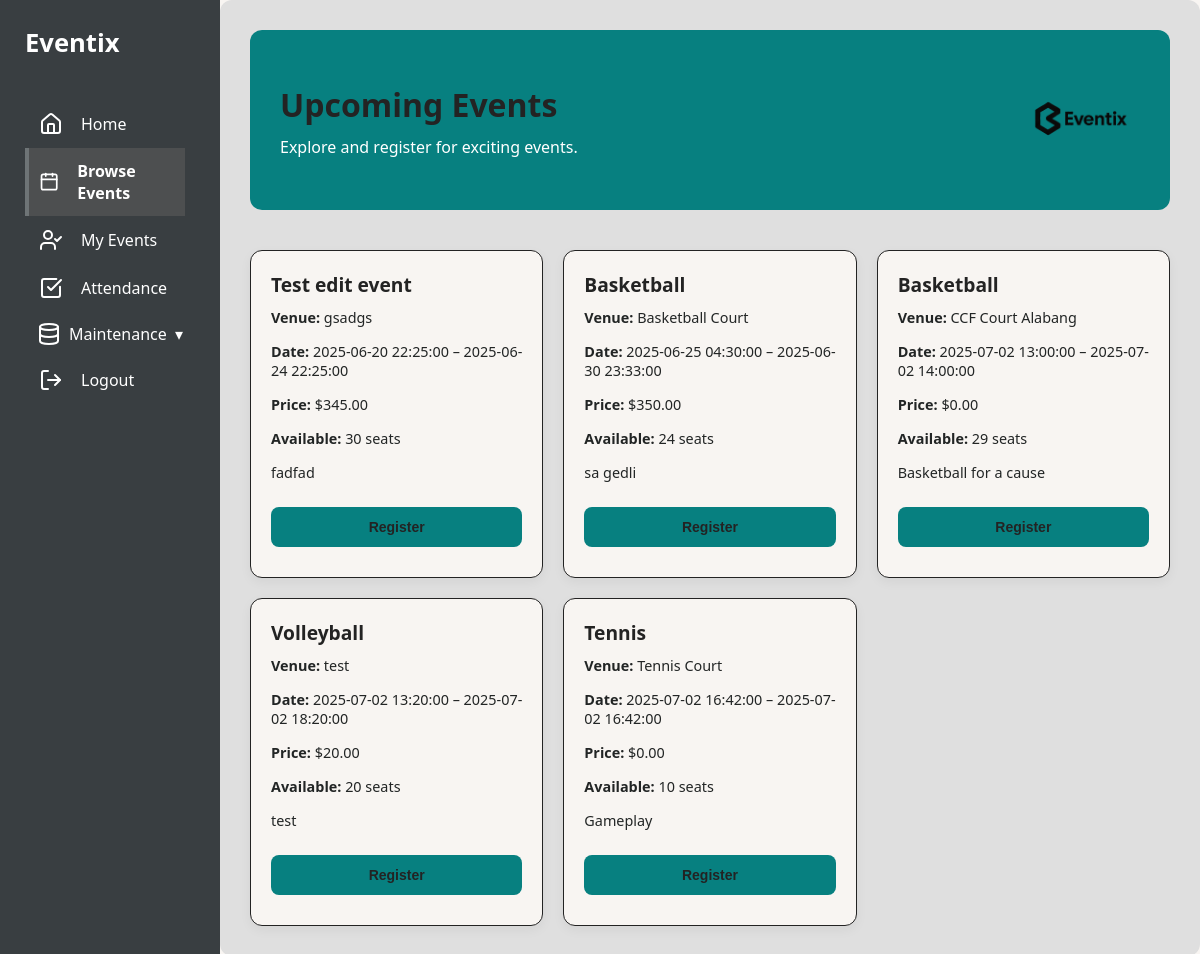
The app's page /eventsys/codes/php/events.php (signed in) with its own data.
### tables this page shows
CREATE TABLE `event` (
  `event_id` int(11) NOT NULL,
  `title` varchar(255) NOT NULL,
  `description` text DEFAULT NULL,
  `start_time` datetime NOT NULL,
  `end_time` datetime NOT NULL,
  `venue_id` int(11) DEFAULT NULL,
  `organizer_id` int(11) DEFAULT NULL,
  `capacity` int(11) DEFAULT NULL,
  `price` decimal(10,2) DEFAULT NULL,
  `created_at` datetime DEFAULT current_timestamp(),
  `category_id` int(11) DEFAULT NULL
);

CREATE TABLE `venue` (
  `venue_id` int(11) NOT NULL,
  `name` varchar(255) NOT NULL,
  `address` varchar(255) DEFAULT NULL,
  `city` varchar(100) DEFAULT NULL,
  `capacity` int(11) DEFAULT NULL
);

### eventsys/codes/php/events.php (the view, shortened to what this page needs)
<?php
include('../includes/db.php');
$query = "SELECT
            e.event_id,
            e.title,
            e.description,
            e.start_time,
            e.end_time,
            e.capacity,
            e.price,
            v.name AS venue,
            (e.capacity - COUNT(r.registration_id)) AS available_seats
        FROM event e
        JOIN venue v ON e.venue_id = v.venue_id
        LEFT JOIN registration r ON e.event_id = r.event_id
        GROUP BY e.event_id
        ORDER BY e.start_time ASC";
$result = $conn->query($query);
?>
<!DOCTYPE html>
<html lang="en">
<head>
  <link rel="stylesheet" href="../css/style.css">
</head>
<body class="dashboard-layout">
<?php include('sidebar.php'); ?>
<main class="main-content">
    <header class="banner">
        <div>
            <h1>Upcoming Events</h1>
            <p>Explore and register for exciting events.</p>
        </div>
        <img src="../assets/eventix-logo.png" alt="Eventix logo" />
    </header>
    <section class="grid-section">
        <?php while ($row = $result->fetch_assoc()): ?>
            <div class="card">
                <h3><?= htmlspecialchars($row['title']) ?></h3>
                <p><strong>Venue:</strong> <?= htmlspecialchars($row['venue']) ?></p>
                <p><strong>Date:</strong> <?= $row['start_time'] ?> – <?= $row['end_time'] ?></p>
                <p><strong>Price:</strong> $<?= number_format($row['price'], 2) ?></p>
                <p><strong>Available:</strong> <?= htmlspecialchars($row['available_seats'])?> seats</p>
                <p><?= nl2br(htmlspecialchars($row['description'])) ?></p>
                <form method="POST" action="event_register.php">
                    <button type="submit">Register</button>
                </form>
            </div>
        <?php endwhile; ?>
    </section>
</main>
</body>
</html>

### eventsys/codes/css/style.css (style rules this page uses)
:root { --color-bg: #f8f5f2; --color-headline: #232323; --color-paragraph: #222525; --color-button: #078080; --color-button-text: #232323; --color-stroke: #232323; --color-main: #ffffff; --color-highlight: #078080; --color-secondary: #f45d48; --color-tertiary: #f8f5f2; }
.card { background: var(--color-tertiary); transition: background 0.3s ease; }
.sidebar, .banner, input, select, textarea, button { transition: background 0.3s ease, color 0.3s ease; }
* { margin: 0; padding: 0; box-sizing: border-box; }
body { margin: 0; background: var(--color-bg); color: var(--color-paragraph); font-family: 'Poppins', sans-serif; }
.dashboard-layout { display: flex; font-family: 'Segoe UI', sans-serif; background: var(--color-bg); color: var(--color-paragraph); }
.main-content { flex-grow: 1; padding: 30px; background-color: #dfdfdf; color: #1b1c1d; border-radius: 12px; }
.banner { display: flex; justify-content: space-between; align-items: center; background: var(--color-highlight); color: var(--color-main); border-radius: 12px; padding: 30px; margin-bottom: 40px; }
.banner h1 { font-size: 2rem; margin-bottom: 10px; color: var(--color-headline); }
.banner p { color: var(--color-main); font-size: 1rem; }
.banner img { height: 120px; }
.grid-section { display: grid; grid-template-columns: repeat(auto-fill, minmax(240px, 1fr)); gap: 20px; }
.card { background: #fff; border-radius: 12px; padding: 20px; box-shadow: 0 4px 12px rgba(0, 0, 0, 0.05); transition: transform 0.2s ease; }
.card h3 { font-size: 1.2rem; margin-bottom: 10px; color: var(--color-headline); }
.card p { font-size: 0.9rem; margin-bottom: 15px; color: var(--color-paragraph); }
.card, .event-card, .form-container, .card.welcome { background: var(--color-tertiary); color: var(--color-headline); border: 1px solid var(--color-stroke); }
h1, h2, .banner h1 { color: var(--color-headline); }
input, button { width: 100%; padding: 12px; margin: 10px 0; border-radius: 8px; border: 1px solid #ccc; font-size: 14px; }
button { background: var(--color-button); color: var(--color-button-text); border: none; padding: 12px 16px; border-radius: 8px; font-weight: bold; cursor: pointer; }
button, .login-button, .register-button, .card a, .back-link, .attendance-link, .edit-link, .delete-link { background: var(--color-button); color: var(--color-button-text); border: none; font-weight: bold; }

### records on screen
event: title "Test edit event", venue.name "gsadgs", start_time "2025-06-20 22:25:00", end_time "2025-06-24 22:25:00", price "345.00", available_seats "30", description "fadfad"
event: title "Basketball", venue.name "Basketball Court", start_time "2025-06-25 04:30:00", end_time "2025-06-30 23:33:00", price "350.00", available_seats "24", description "sa gedli"
event: title "Basketball", venue.name "CCF Court Alabang", start_time "2025-07-02 13:00:00", end_time "2025-07-02 14:00:00", price "0.00", available_seats "29", description "Basketball for a cause"
event: title "Volleyball", venue.name "test", start_time "2025-07-02 13:20:00", end_time "2025-07-02 18:20:00", price "20.00", available_seats "20", description "test"
event: title "Tennis", venue.name "Tennis Court", start_time "2025-07-02 16:42:00", end_time "2025-07-02 16:42:00", price "0.00", available_seats "10", description "Gameplay"
